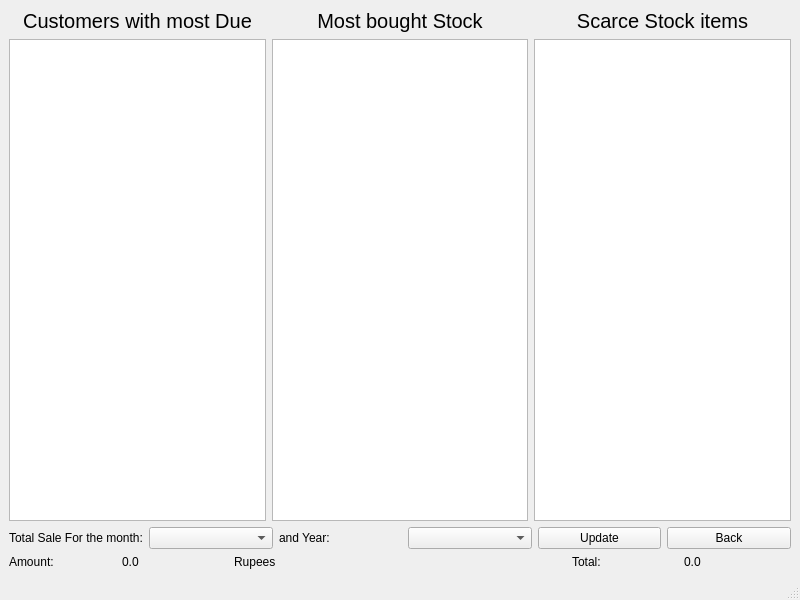
<?xml version="1.0" encoding="UTF-8"?>
<ui version="4.0">
 <class>MainWindow</class>
 <widget class="QMainWindow" name="MainWindow">
  <property name="geometry">
   <rect>
    <x>0</x>
    <y>0</y>
    <width>800</width>
    <height>600</height>
   </rect>
  </property>
  <property name="windowTitle">
   <string>MainWindow</string>
  </property>
  <widget class="QWidget" name="centralwidget">
   <layout class="QVBoxLayout" name="verticalLayout_2">
    <item>
     <layout class="QGridLayout" name="gridLayout">
      <item row="0" column="0">
       <widget class="QLabel" name="label">
        <property name="font">
         <font>
          <pointsize>15</pointsize>
         </font>
        </property>
        <property name="text">
         <string>Customers with most Due</string>
        </property>
        <property name="alignment">
         <set>Qt::AlignCenter</set>
        </property>
       </widget>
      </item>
      <item row="0" column="1">
       <widget class="QLabel" name="label_2">
        <property name="font">
         <font>
          <pointsize>15</pointsize>
         </font>
        </property>
        <property name="text">
         <string>Most bought Stock</string>
        </property>
        <property name="alignment">
         <set>Qt::AlignCenter</set>
        </property>
       </widget>
      </item>
      <item row="0" column="2">
       <widget class="QLabel" name="label_3">
        <property name="font">
         <font>
          <pointsize>15</pointsize>
         </font>
        </property>
        <property name="text">
         <string>Scarce Stock items</string>
        </property>
        <property name="alignment">
         <set>Qt::AlignCenter</set>
        </property>
       </widget>
      </item>
      <item row="1" column="0">
       <widget class="QTableWidget" name="cl_due"/>
      </item>
      <item row="1" column="1">
       <widget class="QTableWidget" name="mbs"/>
      </item>
      <item row="1" column="2">
       <widget class="QTableWidget" name="sivn"/>
      </item>
     </layout>
    </item>
    <item>
     <layout class="QVBoxLayout" name="verticalLayout">
      <item>
       <layout class="QHBoxLayout" name="horizontalLayout">
        <item>
         <widget class="QLabel" name="label_4">
          <property name="text">
           <string>Total Sale For the month:</string>
          </property>
         </widget>
        </item>
        <item>
         <widget class="QComboBox" name="month"/>
        </item>
        <item>
         <widget class="QLabel" name="label_5">
          <property name="text">
           <string>and Year:</string>
          </property>
         </widget>
        </item>
        <item>
         <widget class="QComboBox" name="year"/>
        </item>
        <item>
         <widget class="QPushButton" name="update">
          <property name="text">
           <string>Update</string>
          </property>
         </widget>
        </item>
        <item>
         <widget class="QPushButton" name="back">
          <property name="text">
           <string>Back</string>
          </property>
         </widget>
        </item>
       </layout>
      </item>
      <item>
       <layout class="QHBoxLayout" name="horizontalLayout_2">
        <item>
         <widget class="QLabel" name="label_6">
          <property name="text">
           <string>Amount:</string>
          </property>
         </widget>
        </item>
        <item>
         <widget class="QLabel" name="amount">
          <property name="text">
           <string>0.0</string>
          </property>
         </widget>
        </item>
        <item>
         <widget class="QLabel" name="label_8">
          <property name="text">
           <string>Rupees</string>
          </property>
         </widget>
        </item>
        <item>
         <widget class="QLabel" name="extra_des">
          <property name="text">
           <string/>
          </property>
         </widget>
        </item>
        <item>
         <widget class="QLabel" name="extra_amt">
          <property name="text">
           <string/>
          </property>
         </widget>
        </item>
        <item>
         <widget class="QLabel" name="label_9">
          <property name="text">
           <string>Total:</string>
          </property>
         </widget>
        </item>
        <item>
         <widget class="QLabel" name="total">
          <property name="text">
           <string>0.0</string>
          </property>
         </widget>
        </item>
       </layout>
      </item>
     </layout>
    </item>
   </layout>
  </widget>
  <widget class="QMenuBar" name="menubar">
   <property name="geometry">
    <rect>
     <x>0</x>
     <y>0</y>
     <width>800</width>
     <height>25</height>
    </rect>
   </property>
  </widget>
  <widget class="QStatusBar" name="statusbar"/>
 </widget>
 <resources/>
 <connections/>
</ui>
